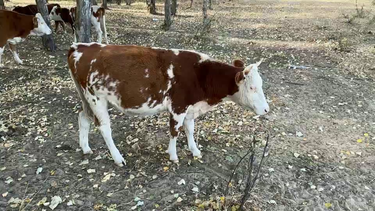
#> input picture scratch/raw_frame0_test.png, 375 x 211 px, shrunk from 960 x 540 before the run, found by its file name
$ python inspect_raw_channels.py
#> lines starting #> are read from the running program, lines starting #| are printed output that depends on the picture; after the words box and inside, x2 and y2 are one past the last pixel; in counts of white or black regions, pixels touching at a corner belong together
import cv2
import numpy as np

def check_image(name, path):
#> called with name = 'test.mp4', path = 'scratch/raw_frame0_test.png'
    img = cv2.imread(path)
#> img is the input picture: shape (211, 375, 3); mean B, G, R 111.6, 123.7, 127.2
    if img is None:
        print(f"Could not read {path}")
        return

    print(f"=== Inspecting pre-existing boxes in raw frame: {name} ===")
    # Look for sharp horizontal/vertical lines or typical box colors (like green, blue, red) in the raw frame
    gray = cv2.cvtColor(img, cv2.COLOR_BGR2GRAY)
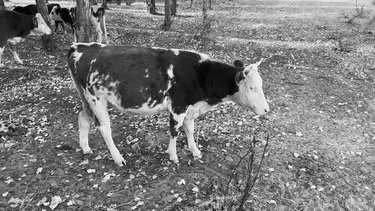
#> gray: shape (211, 375); min 0, max 255, mean 123.4
    edges = cv2.Canny(gray, 50, 150)
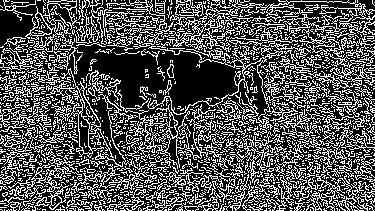
#> edges: shape (211, 375); 33% white in thin lines or dots
    contours, _ = cv2.findContours(edges, cv2.RETR_EXTERNAL, cv2.CHAIN_APPROX_SIMPLE)
#> contours = 1036 contours, 952 with area under 20; largest, box (x1, y1, x2, y2) and area: (133, 0, 375, 52) 1270, (46, 68, 114, 158) 929, (117, 90, 208, 169) 878, (310, 103, 365, 173) 652, (25, 0, 80, 74) 637

    rect_count = 0
    for cnt in contours:
        peri = cv2.arcLength(cnt, True)
        approx = cv2.approxPolyDP(cnt, 0.02 * peri, True)
        if len(approx) == 4:
            x, y, w, h = cv2.boundingRect(approx)
            aspect_ratio = float(w)/h
            # A box is likely a detection box if it's large and has reasonable aspect ratio
            if w > 50 and h > 50 and 0.5 < aspect_ratio < 2.0:
                print(f"  Likely pre-existing rectangular box found at: x={x}, y={y}, w={w}, h={h}")
                rect_count += 1
#> this loop made 1036 passes
#> (cnt, peri, approx, x, y, w, h, aspect_ratio) on pass 10: ([[165, 209], [164, 210], [166, 210], [166, 209]], 5.41, [[166, 209], [165, 209], [164, 210], [166, 210]], 164, 209, 3, 2, 1.5)
#> (peri, approx, x, y, w, h, aspect_ratio) on passes 14, 15, 17, 35: (4.83, [[0, 209], [1, 209], [2, 210], [1, 209]], 0, 209, 3, 2, 1.5), (5.41, [[336, 208], [337, 209], [337, 210], [337, 208]], 336, 208, 2, 3, 0.667), (4.83, [[304, 208], [304, 209], [303, 210], [304, 209]], 303, 208, 2, 3, 0.667), (6.24, [[62, 205], [62, 206], [63, 207], [64, 207]], 62, 205, 3, 3, 1)
#> after the loop, rect_count = 0

    if rect_count == 0:
        print("  No pre-existing rectangular boxes detected in raw frame.")
    else:
        print(f"  Found {rect_count} potential pre-existing box(es) in the original source video.")

def main():
    check_image("test.mp4", "scratch/raw_frame0_test.png")
    check_image("cow.mp4", "scratch/raw_frame0_cow.png")
#> call 2 of check_image, with name = 'cow.mp4', path = 'scratch/raw_frame0_cow.png'
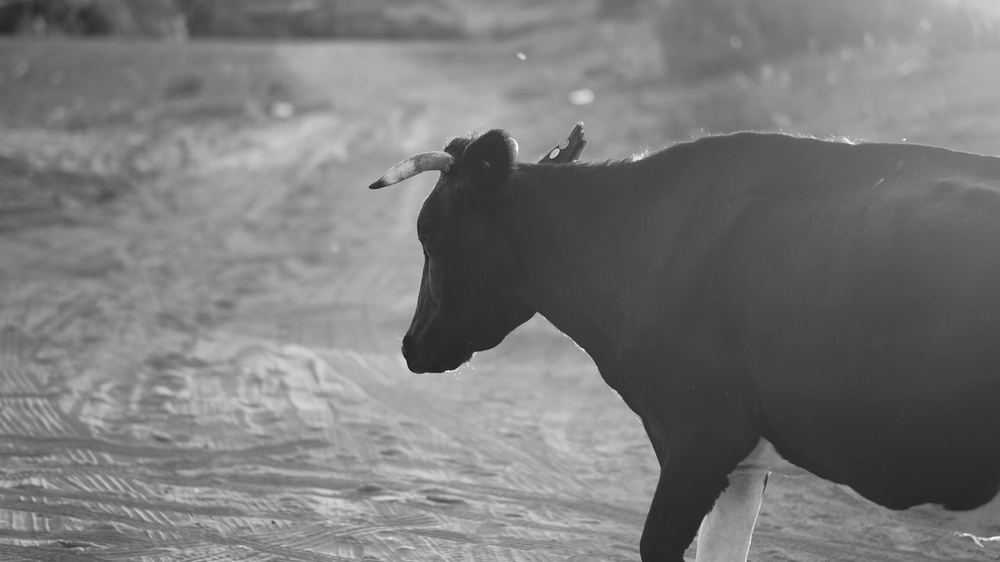
#> input picture scratch/raw_frame0_cow.png, 1000 x 562 px, shrunk from 2560 x 1440 before the run, found by its file name
#> in check_image, img is the input picture: shape (562, 1000, 3); min 24, max 255, mean 120.8
#> in check_image (call 2), `edges = cv2.Canny(gray, 50, 150)`:
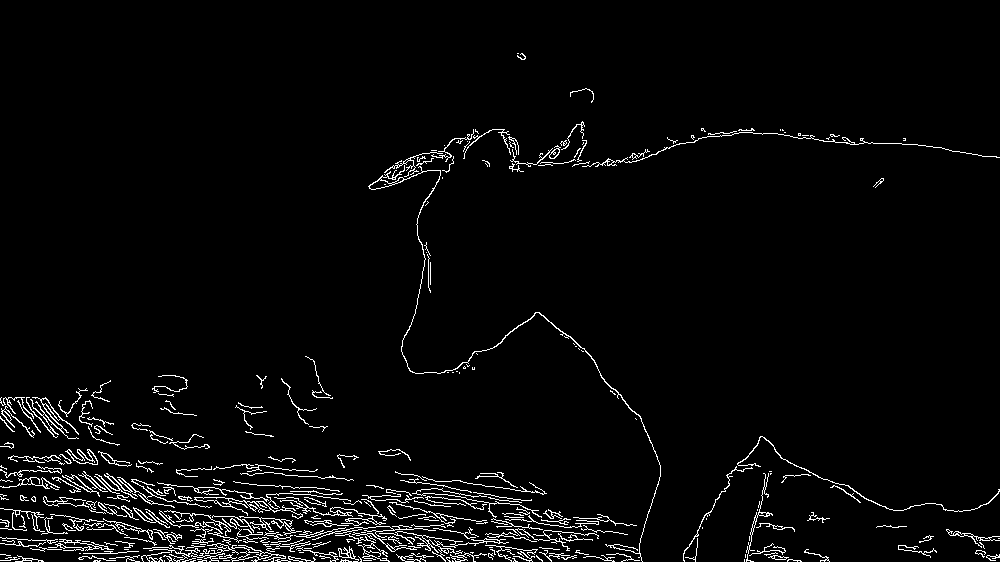
#> edges: shape (562, 1000); 3.3% white in thin lines or dots
#> in check_image (call 2), `contours, _ = cv2.findContours(edges, cv2.RETR_EXTERNAL, cv2.CHAIN_APP..`: contours = 320 contours, 267 with area under 20; largest, box (x1, y1, x2, y2) and area: (368, 165, 661, 562) 390, (194, 497, 303, 519) 306, (379, 531, 509, 562) 300, (26, 397, 79, 439) 214, (65, 449, 98, 465) 210
#> the loop in check_image (call 2), `for cnt in contours:` made 320 passes
#> (cnt, peri, approx, x, y, w, h, aspect_ratio) on pass 39: ([[418, 553], [417, 554], [418, 553], [419, 553]], 4.83, [[419, 553], [418, 553], [417, 554], [418, 553]], 417, 553, 3, 2, 1.5)
#> (peri, approx, x, y, w, h, aspect_ratio) on pass 43: (6.83, [[470, 552], [471, 552], [472, 553], [473, 552]], 470, 552, 4, 2, 2)
#> after the loop in check_image (call 2), `for cnt in contours:`: rect_count = 0

if __name__ == "__main__":
    main()
